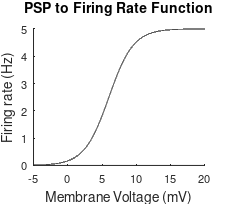
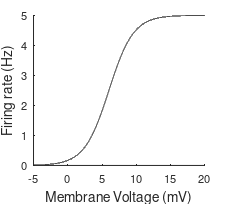

The MATLAB source for these figures, in order:
    % script created by Richard Balson 01/03/2012
    % This script is used to creat an image of the sigmoid function

    % description
    % ~~~~~~~~~~~
    % Plot of sigmoid function

    % last edit
    % ~~~~~~~~~


    % next edit
    % ~~~~~~~~~

    % Beginning of script
    % ~~~~~~~~~~~~~~~~~~~~~

    % Clear workspace
    % ~~~~~~~~~~~
    clear
    close all
    clc


    % Parameter definition
    % ~~~~~~~~~~~~~~~

    e =2.5;      %sigmoid parameters, maximal firing rate of neuronal population

% Units mV
% ~~~~~~~~~~~~

k =6;        %v0  PSP at which 50% of maximum firing rate is achieved
v = -5:1e-3:20;

% Units mV^(-1)
% ~~~~~~~~~~~

r =.56; % Indicates the steepness of the sigmoid funtion
    
% Equations
% ~~~~~~~~~~~~~~~~~~~~~~~~~~~~~~~~~~~~~

s = 2*e./(1+exp(r*(k-v))); % Equation to convert PSP into a firing rate
    
    % defines bits for plotting
    % ~~~~~~~~~~~~~~~~~~~~~~~~~
    label_fontsize = 10;            % point
    tick_fontsize = 8;              % point
    fig_left_pos = 5;               % cms
    fig_bottom_pos = 5;             % cms
    fig_width = 5.75;                % cms
    fig_height = 5.2;                 % cms
    fig_dirname = 'C:\Users\Richard\Desktop\PhD\Projects\Images\Images\fig';              % default directory for figure files
    fig_name = 'PSP2FR.fig';
    fig_dirandname = [fig_dirname fig_name];

    % Plot 
    % ~~~~~~~~~~~~~~~~~~~~~

    figure('name','PSP2FR',...
        'units','centimeters',...
        'position',[fig_left_pos fig_bottom_pos fig_width fig_height],...
        'papersize',[fig_width fig_height],...
        'filename',fig_dirandname,...
        'PaperPositionMode','auto')
    plot(v,s,'k');
    set(gca,'fontsize',tick_fontsize)
    xlabel('Membrane Voltage (mV)','fontsize',label_fontsize)
    ylabel('Firing rate (Hz)','fontsize',label_fontsize)
    title('PSP to Firing Rate Function','fontsize',label_fontsize);
    box off;
    print(gcf, '-dpdf', '-r600', 'PSP2FR.pdf')
    
    
    
        figure('name','PSP2FRNaming',...
        'units','centimeters',...
        'position',[fig_left_pos fig_bottom_pos fig_width fig_height],...
        'papersize',[fig_width fig_height],...
        'filename',fig_dirandname,...
        'PaperPositionMode','auto')
    plot(v,s,'k');
    hold on
%         line([k,k],[0 2*e],'Color','r','LineStyle','-.'); 
    h = gca;
%     line([v(1) v(end)],[e e],'Color','g','LineStyle','-.'); 
%     legend(h,'S(v)','k','\epsilon_{0}');
%         k=legend('Location','NorthWest');
%     legend(k,'boxoff');
    box off;
    set(gca,'fontsize',tick_fontsize)
    xlabel('Membrane Voltage (mV)','fontsize',label_fontsize)
    ylabel('Firing rate (Hz)','fontsize',label_fontsize)
%     title('PSP to Firing Rate Function','fontsize',label_fontsize);
    box off;
    print(gcf, '-dpdf', '-r600', 'PSP2FRNaming.pdf')